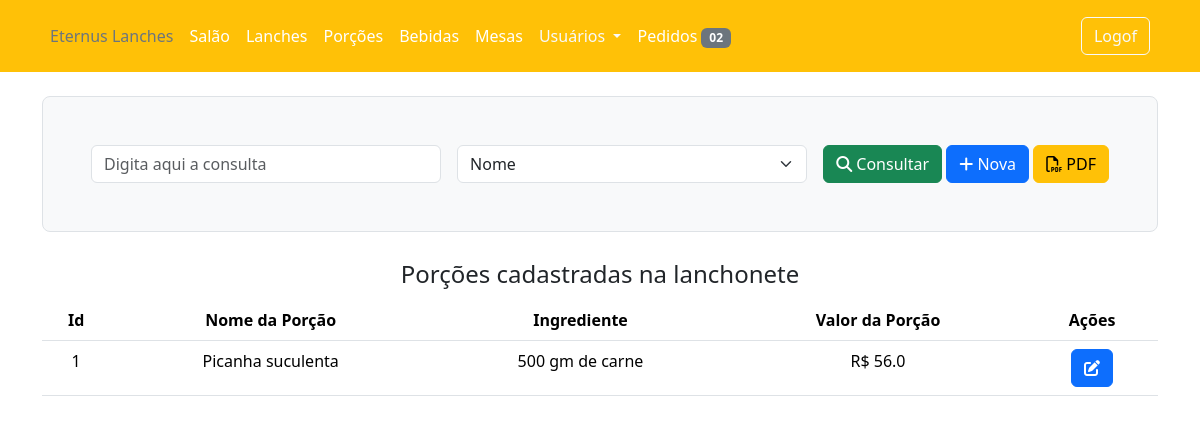
The page /porcoes (signed in) on the database its author committed.
### app/models/bdEternusLanches.py (models this page shows, shortened)
class Porcoes(db.Model):
    __tablename__ = 'Porcoes'
    id = db.Column(db.Integer, primary_key=True)
    nome = db.Column(db.String(40), unique=True, nullable=True)
    valor = db.Column(db.Float, nullable=False)
    descricao = db.Column(db.String(150), nullable=False)
    img = db.Column(db.String(20), nullable=False, default='default.jpg')

### app/controllers/lanchonete/routes.py (the view)
@lanchonete.route('/porcoes', methods=['GET'])
@login_required
def porcoes():
    if current_user.is_authenticated:
        if current_user.acesso[0].tipo == 'Funcionario':
            form = PorcaoConsultaForm()
            porcoes = Porcoes.query.all()
            return render_template('lanchonete/porcoes/porcoes.html', title='Porção View', form=form, porcoes=porcoes)
        else:
            flash('Não tem permissão para acessar essa página', 'danger')
            return redirect(url_for('home.index'))
    else:
        flash('Faça o login para acessar essa página.', 'danger')
        return redirect(url_for('users.login'))

### app/controllers/lanchonete/lanchoneteForm.py
class PorcaoConsultaForm(FlaskForm):
    consultar = StringField('Consulta', validators=[DataRequired()])
    selection = SelectField(choices=['Nome', 'Id'])

### app/models/bdEternusLanches.py (called while the page is built)
@login_manager.user_loader
def load_user(user_id):
    return Users.query.get(int(user_id))

### app/templates/lanchonete/porcoes/porcoes.html (shortened to what this page needs)
{% extends 'layout/lanchonete.html' %}
{% block content %}
<div class="container">
    <header class="h-100 p-5 bg-light border rounded-3 mt-4">
        <form action="" method="POST" class="row g-3">
            <div class="col md-3">
                {{form.consultar(class='form-control', placeholder='Digita aqui a consulta')}}
            </div>
            <div class="col md-4">
                {{form.selection(class='form-select col-md-2 ml-3')}}
            </div>
            <div class="col-auto">
                <button type="submit" class="btn btn-success ml-4"><i class="fa-solid fa-magnifying-glass"></i> Consultar</button>
                <a class="btn btn-primary ml-3" href="{{url_for('lanchonete.novaPorcao')}}" role="button"><i class="fa-solid fa-plus"></i> Nova</a>
                <a class="btn btn-warning ml-3" href=" " role="button"><i class="fa-regular fa-file-pdf"></i> PDF</a>
            </div>
        </form>
    </header>
    <main>
        <fieldset>
            <legend class="text-center mt-4">Porções cadastradas na lanchonete</legend>
            <table class="table table-hover text-center">
                <thead>
                    <tr>
                        <th scope="col">Id</th>
                        <th scope="col">Nome da Porção</th>
                        <th scope="col">Ingrediente</th>
                        <th scope="col">Valor da Porção</th>
                        <th scope="col">Ações</th>
                    </tr>
                </thead>
                <tbody>
                    {% for porcao in porcoes%}
                    <tr>
                        <td scope="row">{{porcao.id}}</td>
                        <td scope="row">{{porcao.nome}}</td>
                        <td scope="row">{{porcao.descricao}}</td>
                        <td scope="row">R$ {{porcao.valor}}</td>
                        <td scope="row">
                            <button onclick="editarPorcao('{{porcao.id}}')" type="button" class="btn btn-primary" data-bs-toggle="modal" data-bs-target="#porcaoModal">
                                <i class="fa-solid fa-pen-to-square"></i>
                            </button>
                        </td>
                    </tr>
                    {% endfor %}
                </tbody>
            </table>
        </fieldset>
    </main>
</div>
{% endblock content %}

### rows shown on the page
Porcoes: id "1", nome "Picanha suculenta", descricao "500 gm de carne", valor "56.0"
